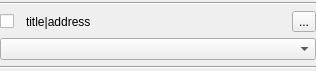
<?xml version="1.0" encoding="UTF-8"?>
<ui version="4.0">
 <class>Form</class>
 <widget class="QWidget" name="Form">
  <property name="geometry">
   <rect>
    <x>0</x>
    <y>0</y>
    <width>316</width>
    <height>70</height>
   </rect>
  </property>
  <property name="windowTitle">
   <string>Form</string>
  </property>
  <layout class="QGridLayout" name="gridLayout">
   <property name="leftMargin">
    <number>0</number>
   </property>
   <property name="topMargin">
    <number>2</number>
   </property>
   <property name="rightMargin">
    <number>0</number>
   </property>
   <property name="bottomMargin">
    <number>2</number>
   </property>
   <item row="0" column="0" colspan="3">
    <widget class="Line" name="line">
     <property name="orientation">
      <enum>Qt::Horizontal</enum>
     </property>
    </widget>
   </item>
   <item row="2" column="0" colspan="3">
    <widget class="QComboBox" name="dataOptions"/>
   </item>
   <item row="1" column="0">
    <widget class="QCheckBox" name="enable">
     <property name="sizePolicy">
      <sizepolicy hsizetype="Maximum" vsizetype="Fixed">
       <horstretch>0</horstretch>
       <verstretch>0</verstretch>
      </sizepolicy>
     </property>
     <property name="minimumSize">
      <size>
       <width>20</width>
       <height>0</height>
      </size>
     </property>
     <property name="text">
      <string/>
     </property>
    </widget>
   </item>
   <item row="1" column="1">
    <widget class="QLabel" name="title">
     <property name="text">
      <string>title|address</string>
     </property>
    </widget>
   </item>
   <item row="1" column="2">
    <widget class="QToolButton" name="toolButton">
     <property name="text">
      <string>...</string>
     </property>
     <property name="icon">
      <iconset theme="window-close">
       <normaloff/>
      </iconset>
     </property>
    </widget>
   </item>
   <item row="3" column="0" colspan="3">
    <widget class="Line" name="line_2">
     <property name="orientation">
      <enum>Qt::Horizontal</enum>
     </property>
    </widget>
   </item>
  </layout>
 </widget>
 <resources/>
 <connections>
  <connection>
   <sender>toolButton</sender>
   <signal>clicked()</signal>
   <receiver>Form</receiver>
   <slot>remove()</slot>
   <hints>
    <hint type="sourcelabel">
     <x>345</x>
     <y>19</y>
    </hint>
    <hint type="destinationlabel">
     <x>365</x>
     <y>19</y>
    </hint>
   </hints>
  </connection>
 </connections>
 <slots>
  <slot>remove()</slot>
 </slots>
</ui>
